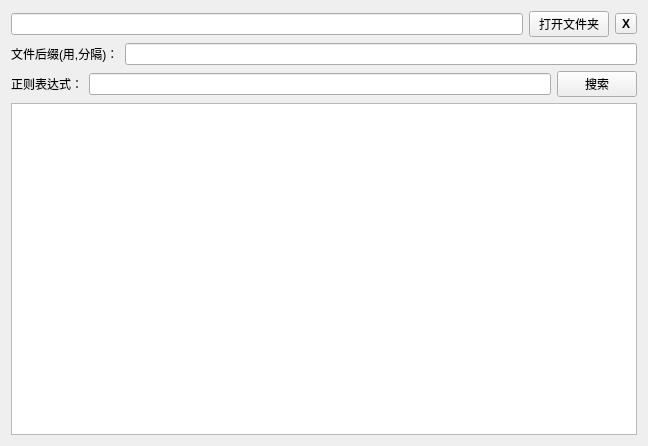
<?xml version="1.0" encoding="UTF-8"?>
<ui version="4.0">
 <class>Regular_file_search</class>
 <widget class="QWidget" name="Regular_file_search">
  <property name="geometry">
   <rect>
    <x>0</x>
    <y>0</y>
    <width>648</width>
    <height>446</height>
   </rect>
  </property>
  <property name="windowTitle">
   <string>正则文件查找</string>
  </property>
  <layout class="QVBoxLayout" name="verticalLayout">
   <item>
    <layout class="QHBoxLayout" name="horizontalLayout">
     <item>
      <widget class="QLineEdit" name="lineEdit">
       <property name="text">
        <string/>
       </property>
      </widget>
     </item>
     <item>
      <widget class="QPushButton" name="pushButton">
       <property name="text">
        <string>打开文件夹</string>
       </property>
      </widget>
     </item>
     <item>
      <widget class="QToolButton" name="toolButton">
       <property name="font">
        <font>
         <bold>true</bold>
        </font>
       </property>
       <property name="text">
        <string>X</string>
       </property>
      </widget>
     </item>
    </layout>
   </item>
   <item>
    <layout class="QHBoxLayout" name="horizontalLayout_2">
     <item>
      <widget class="QLabel" name="label">
       <property name="text">
        <string>文件后缀(用,分隔)：</string>
       </property>
      </widget>
     </item>
     <item>
      <widget class="QLineEdit" name="lineEdit_2">
       <property name="text">
        <string/>
       </property>
      </widget>
     </item>
    </layout>
   </item>
   <item>
    <layout class="QHBoxLayout" name="horizontalLayout_3">
     <item>
      <widget class="QLabel" name="label_2">
       <property name="text">
        <string>正则表达式：</string>
       </property>
      </widget>
     </item>
     <item>
      <widget class="QLineEdit" name="lineEdit_3"/>
     </item>
     <item>
      <widget class="QPushButton" name="pushButton_2">
       <property name="text">
        <string>搜索</string>
       </property>
      </widget>
     </item>
    </layout>
   </item>
   <item>
    <widget class="QTextEdit" name="textEdit"/>
   </item>
  </layout>
 </widget>
 <resources/>
 <connections/>
</ui>
